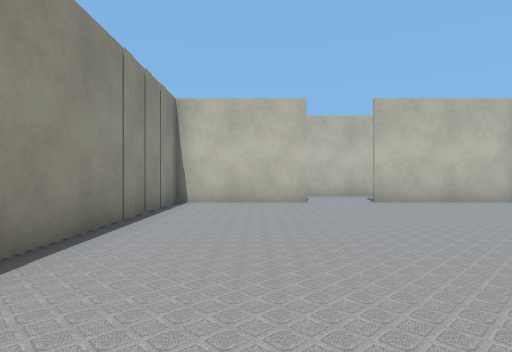
View 1 (above)

18 first-person views from a walk through a world built for the Gazebo simulator. The camera is 0.72 m above the floor, looks level and sees 75° across. Floor lines are 1 m apart. The floor is counted in squares, 1 m on a side. Each view is taken from the middle of a square. On the plan, view 1 faces up. The plan holds only what a view shows up to about 10 squares ahead; the rest is blank. The place goes on beyond the plan.

View 2
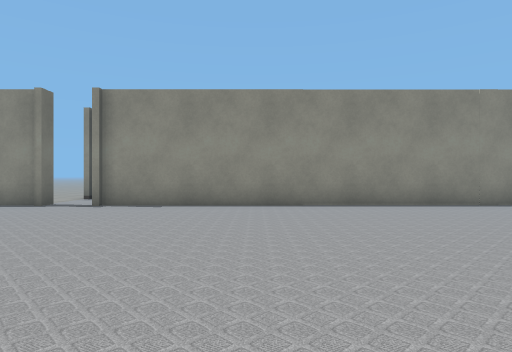

View 3
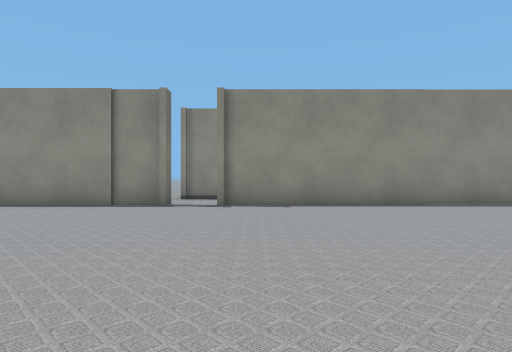

View 4
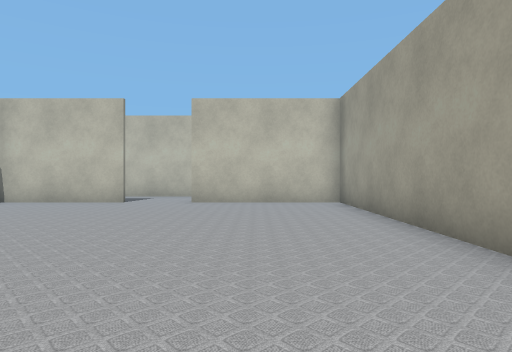

View 5
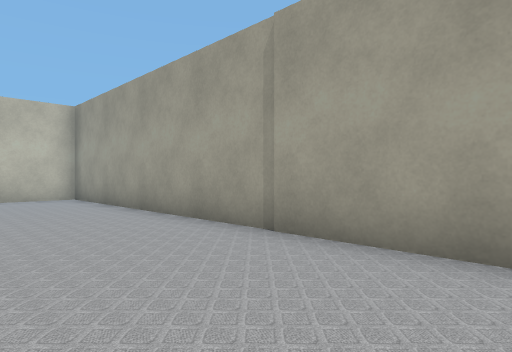

View 6
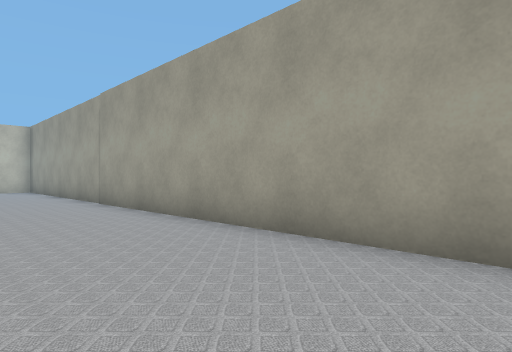

View 7
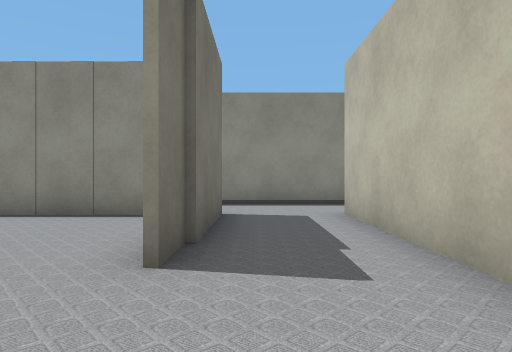

View 8
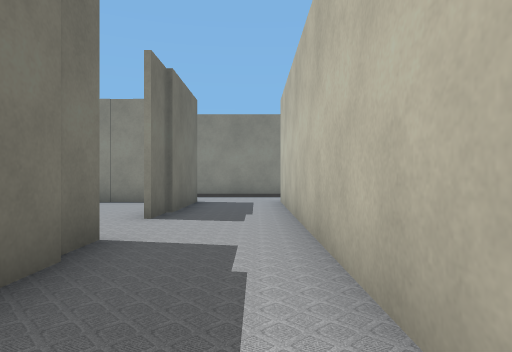

View 9
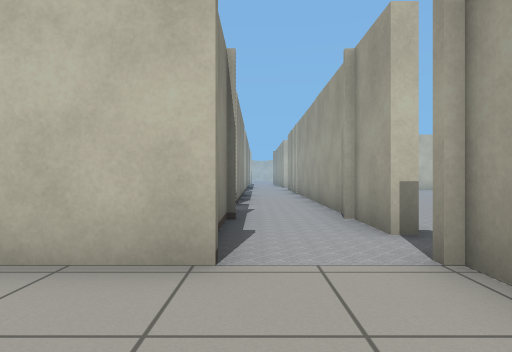

View 10
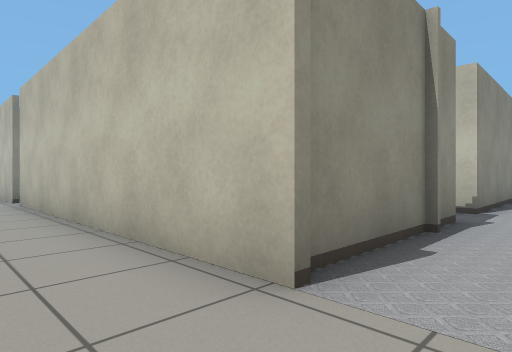

View 11
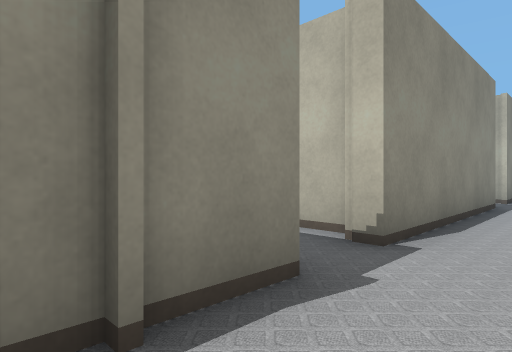

View 12
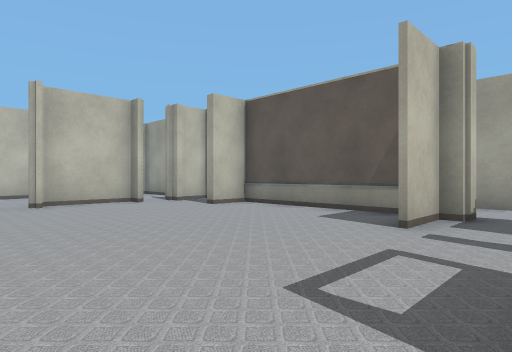

View 13
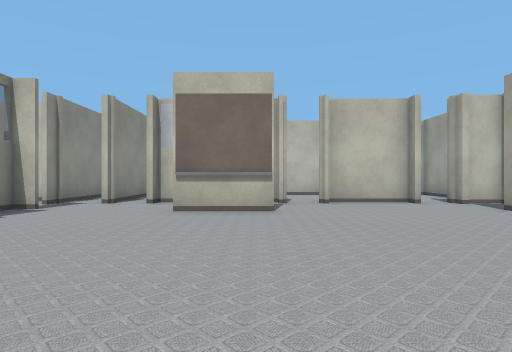

View 14
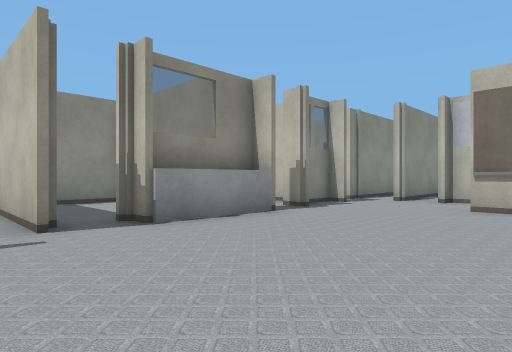

View 15
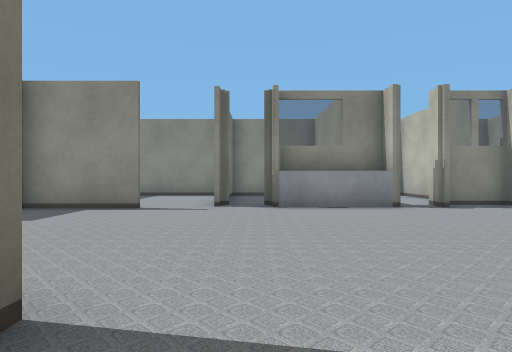

View 16
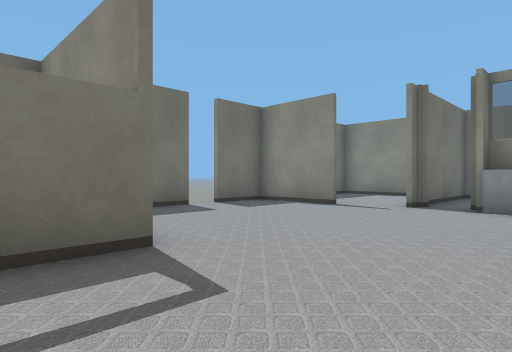

View 17
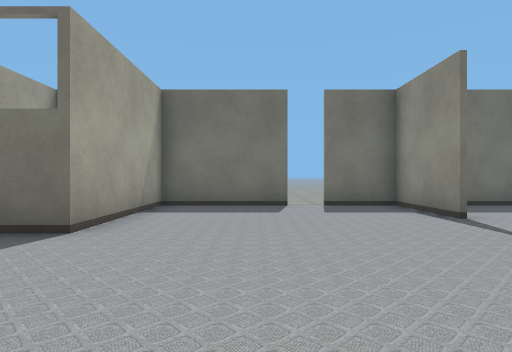

View 18
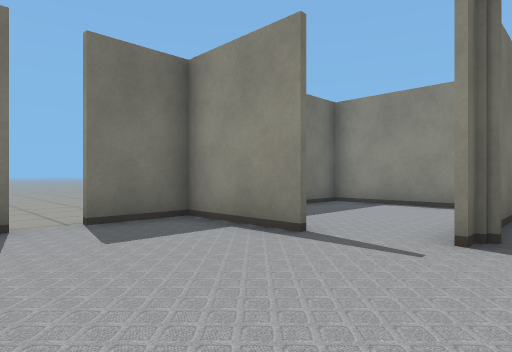

### Floor plan
Ten units are one square. View 1 is at (0, 0); x grows to the right and y downward. Boxes are objects, and circles mark ways between rooms. Rooms are numbered by the first view taken in them; rooms with no view inside come last. Other rooms are left out.
<svg viewBox="-209 -122 287 212">
<path fill="none" stroke="#000" d="M-22 52 -22 85M14 -91 -22 -91 -22 38M73 76 73 -91 33 -91M31 -94 49 -94M61 -117 -24 -117M-24 -94 15 -94M-45 -114 -45 -77M-136 53 -155 53M-45 53 -128 53M-23 59 -23 52M-45 10 -45 53M-45 -61 -45 -3 -50 -3 -50 -8 -64 -8M-45 -77 -57 -77M-23 40 -23 -19M-106 -58 -128 -58M-157 -35 -157 -3M-163 -32 -163 -1M-154 26 -154 52 -136 52M-46 -15 -46 -58 -58 -58M-131 -81 -137 -81M-163 -62 -163 -48M-68 -81 -90 -81M-129 52 -97 52 -97 12 -84 12M-204 21 -204 52 -171 52M-159 10 -188 10"/>
<circle cx="25" cy="-90" r="3" fill="#2a7"/>
<circle cx="-20" cy="45" r="3" fill="#2a7"/>
<circle cx="-30" cy="-85" r="3" fill="#2a7"/>
<circle cx="-30" cy="50" r="3" fill="#2a7"/>
<circle cx="-130" cy="50" r="3" fill="#2a7"/>
<circle cx="-140" cy="50" r="3" fill="#2a7"/>
<circle cx="-45" cy="-70" r="3" fill="#2a7"/>
<circle cx="-60" cy="0" r="3" fill="#2a7"/>
<circle cx="-160" cy="20" r="3" fill="#2a7"/>
<text x="20" y="0">1</text>
<text x="20" y="-100">2</text>
<text x="-140" y="70">3</text>
<text x="-30" y="-20">4</text>
<text x="-110" y="-20">5</text>
<text x="-180" y="30">6</text>
</svg>
Room 1 opens to room 2. Room 1 opens to room 4. Room 2 opens to room 4. Room 3 opens to room 4. Room 3 opens to room 5. Room 4 opens to room 5. Room 5 opens to room 6.

Where each view was taken, in squares from view 1:
view 1: 0 up, 0 right, facing up
view 2: 0 up, 6 right, facing left
view 3: 3 down, 6 right, facing left
view 4: 0 up, 5 right, facing up
view 5: 2 down, 4 right, facing up-right
view 6: 8 down, 4 right, facing up-right
view 7: 10 up, 4 right, facing left
view 8: 11 up, 7 right, facing left
view 9: 8 down, 4 left, facing up
view 10: 7 down, 3 left, facing up-left
view 11: 3 down, 3 left, facing up-left
view 12: 1 down, 11 left, facing up-right
view 13: 1 down, 11 left, facing up
view 14: 2 down, 11 left, facing up-left
view 15: 0 up, 8 left, facing left
view 16: 2 up, 8 left, facing down-left
view 17: 3 up, 12 left, facing down
view 18: 0 up, 12 left, facing down-left
